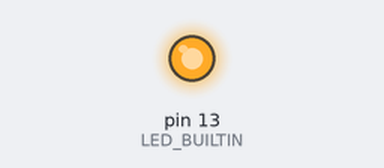
Bench run of a sketch on a simulated Arduino Uno, built with avr-gcc and run on an emulated ATmega328P. On the bench: output pins drawn as LEDs (lit = HIGH).

Above: at 0.2 s.
At 11.7 s:
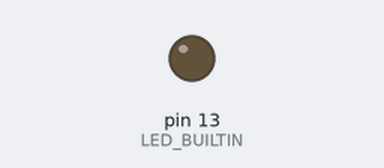
Timing chart, 0 to 16.8 s (numbered marks = the images above):
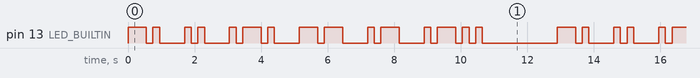

Measured:
- by itself, pin 13 (LED_BUILTIN): moves between LOW and HIGH, repeating every 12.9 s
- by itself, everything shown: repeats every 12.9 s, in 30 steps

The sketch:

Task1.1BlinkName.ino
```cpp
// Define blink durations in milliseconds
#define DOT 200
#define DASH 550
#define LETTER_SPACE 550
#define WORD_SPACE 1500

// Function to blink LED for dot or dash
void blinkMorseCode(char symbol) {
  if (symbol == '.') {
    digitalWrite(LED_BUILTIN, HIGH);
    delay(DOT);
  } else if (symbol == '-') {
    digitalWrite(LED_BUILTIN, HIGH);
    delay(DASH);
  }
  digitalWrite(LED_BUILTIN, LOW);
  delay(DOT);
}

// Function to blink a letter in Morse code
void blinkLetter(const char* morse) {
  while (*morse) {
    blinkMorseCode(*morse);
    morse++;
  }
  delay(LETTER_SPACE);  // Space between letters
}

// Setup function runs once
void setup() {
  pinMode(LED_BUILTIN, OUTPUT);
}

// Loop function runs repeatedly
void loop() {
  blinkLetter("-.");    // N
  blinkLetter("..");    // I
  blinkLetter(".-.");   // R
  blinkLetter("--");    // M
  blinkLetter(".-");    // A
  blinkLetter(".-..");  // L

  delay(WORD_SPACE);  // Space between repetitions
}
```
